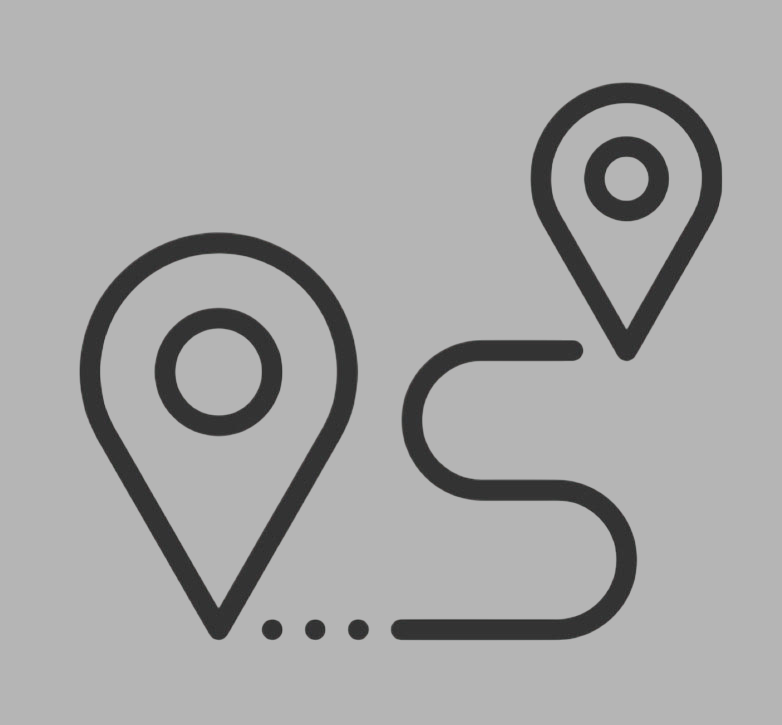
#> input picture indirect.png, 782 x 725 px, given in place of saved_image.jpg, which was not available
$ python vision2.3.py
#> lines starting #> are read from the running program, lines starting #| are printed output that depends on the picture; after the words box and inside, x2 and y2 are one past the last pixel; in counts of white or black regions, pixels touching at a corner belong together; pictures that were not available may be replaced by others from this repository, and a replacement may not be noted
#> (the call stopped at in initialize_robot, `self.mc = MyCobot280("COM5", 115200)`: pymycobot is not available in this run)
### labs/vision.py
import math
import numpy as np
import cv2

class Config_Cam():
    """
    Build trackbar from list of attributes names for configuration.
    Parameters 3 lists:
        names: names of attributes of cam.
        values: current value of attribute
        counts: max values of attributes
    """

    # [15 lines left out: function __init__, not called in this run]

    def on_track(self,x):
        pass

    # [25 lines left out: function main, not called in this run]

class DetectColor():
    """
    Dynamic tracking system. The user chooses with the left button of the mouse which
    color to track.
    Parameters: None.
    Return: None.
    """
    # [49 lines left out: functions __init__, get_color, main, not called in this run]

class FetureMatch:
    """
    Use Orb, Brisk, Kaze, Akaze methods to detect a predefined object.
    Parameters:
        modes: list of methods
        img2Find: A croped image we have 2 find
        img2Search: An image contains few objects includes the croped one.
    Methods:
        compute: Computes the center of mass of the predefined object
        show: Show the img2Search with box around the img2Find
        getCm: Returns dictionary key=methodName value=centerOfMass,#goodPoints
    """

    # [83 lines left out: functions __init__, compute, show, getCm, not called in this run]


class Crop:
    """
    Draws rect with mouse, crop image
    according to the rect.
    Operate: instance.main(pathRead, pathWrite)
    parameters:
    pathRead: raw image
    pathWrite: cropped image
    left button draws rectangle
    right button crop
    """
    def __init__(self, path, n):
#> in main, self.img is the input picture: shape (725, 782, 3); mean B, G, R 166.9, 166.9, 166.9
#> (key q is pressed here)
        self.path = path
        self.n = n
        self.startY=0
        self.startX=0

    # [44 lines left out: function draw_rect, not called in this run]


    """
    Computes center of mass of n objects
    parameters:
        path: path to pic
        n: Number of objects
    """

    def compute(self):
        """
        Computes the center of mass for the n largest contours using moments.
        """
        im = cv2.imread(self.path)
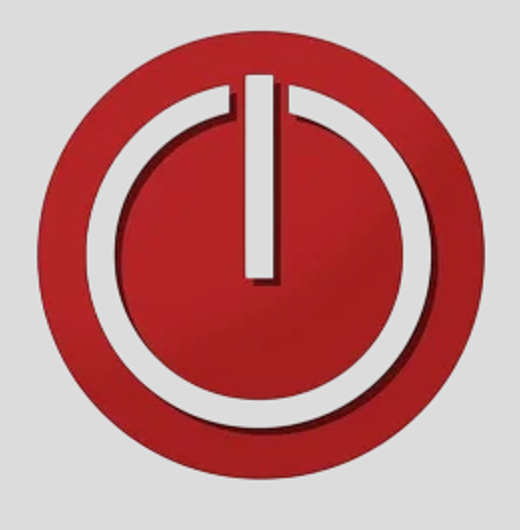
#> input picture poweroff.png, 520 x 530 px, given in place of cropped_image.jpg, which was not available
#> im is the input picture: shape (530, 520, 3); mean B, G, R 135.3, 134.6, 194.9
        imgray = cv2.cvtColor(im, cv2.COLOR_BGR2GRAY)
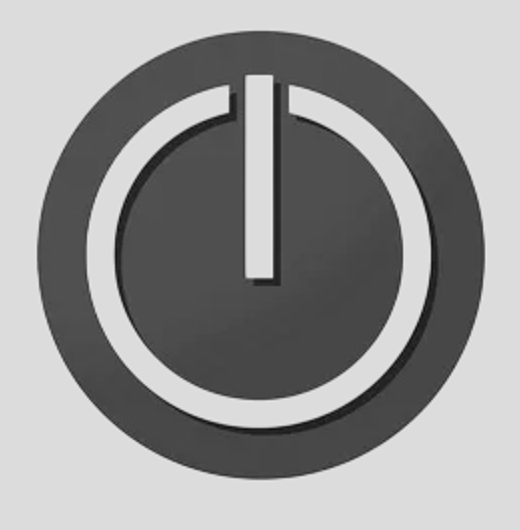
#> imgray: shape (530, 520); min 14, max 233, mean 152.7
        _, thresh = cv2.threshold(imgray, 127, 255, cv2.THRESH_BINARY_INV)
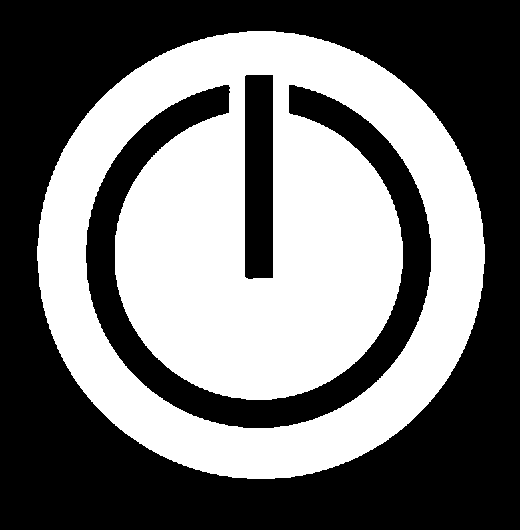
#> thresh: shape (530, 520); 45.5% white; 1 white region

        contours, hierarchy = cv2.findContours(thresh, cv2.RETR_TREE, cv2.CHAIN_APPROX_SIMPLE)
#> contours = 3 contours; box (x1, y1, x2, y2) and area: (37, 31, 485, 479) 156799, (85, 84, 432, 429) 27200, (244, 74, 274, 280) 5916

        mmuyan = sorted(contours, key=lambda c: cv2.arcLength(c, True), reverse=True)
#> mmuyan has the same summary as contours

        self.cms = []
        self.angles = []

        for i in range(min(self.n, len(mmuyan))):
            rect = cv2.minAreaRect(mmuyan[i])
            box = cv2.boxPoints(rect)
            box = np.int64(box)  # Fix applied here

            angle = self.comp_angle(box)

            self.pic = cv2.drawContours(im, [box], 0, (0, 0, 255), 2)
            M = cv2.moments(mmuyan[i])
            if M['m00'] != 0:
                cx = int(M['m10'] / M['m00'])
                cy = int(M['m01'] / M['m00'])
                cx_original = cx + self.startX
                cy_original = cy + self.startY
                print(cx_original,cx,self.startX)
                self.pic = cv2.circle(self.pic, (cx, cy), 3, (0, 255, 0), 2)
                cv2.putText(self.pic, str(round(angle, 2)), (cx, cy), cv2.FONT_HERSHEY_SIMPLEX, 0.5, (100, 100, 100), 2)
                self.cms.append((cx_original, cy_original))
                self.angles.append(angle)
#> this loop made 2 passes
#> (rect, box, dist1 in comp_angle, dist2 in comp_angle, angle, cx, cy) on passes 1 to 2: (((258, 256), (344, 346), -90), [[431, 428], [85, 428], [85, 84], [431, 84]], 346, 344, 90, 257, 264), (((260.5, 254.5), (446.9, 446.9), -45), [[260, 570], [-55, 254], [260, -61], [576, 254]], 446.2, 446.9, 134.9, 260, 254)
#| 257 257 0
#| 260 260 0
#> pass 1, in compute, `self.pic = cv2.drawContours(im, [box], 0, (0, 0, 255), 2)`:
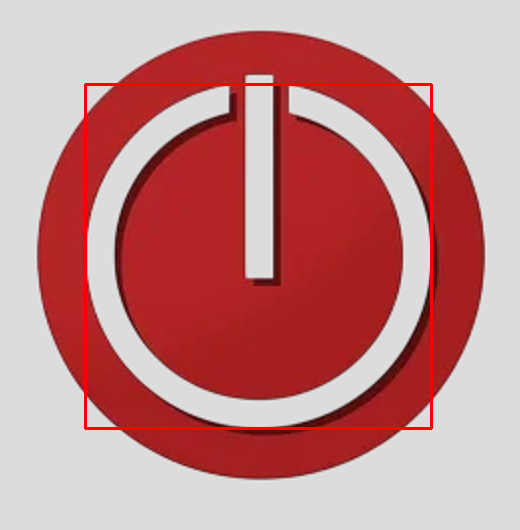
#> self.pic: shape (530, 520, 3); mean B, G, R 134.2, 133.5, 196.2
#> pass 2, in compute, `self.pic = cv2.drawContours(im, [box], 0, (0, 0, 255), 2)`:
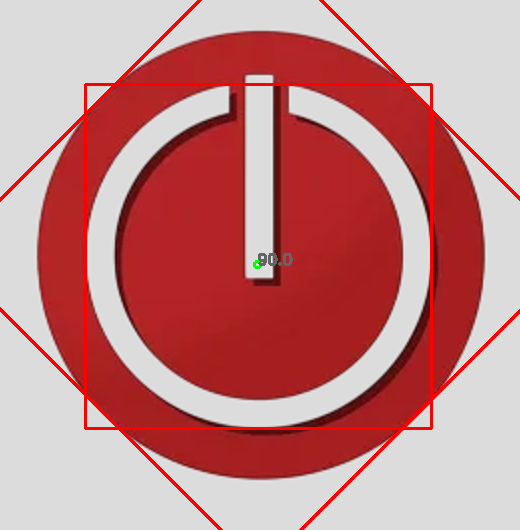
#> self.pic: shape (530, 520, 3); mean B, G, R 131.3, 130.6, 196.7
#> after the loop:
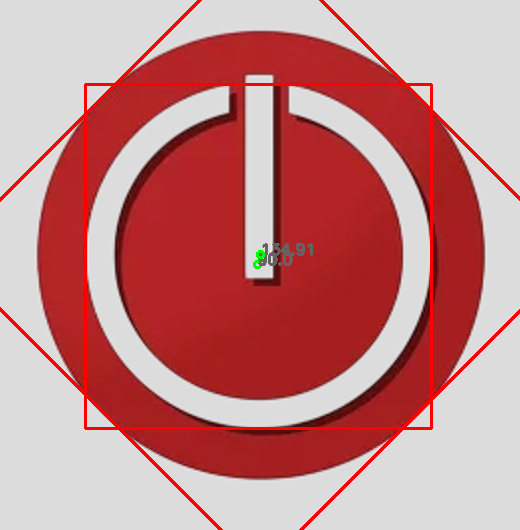
#> im: shape (530, 520, 3); 3.22% of pixels changed, all inside (x1, y1, x2, y2) = (0, 0, 520, 530)
#> after the loop, self.angles = [90, 134.9]; self.cms = [(257, 264), (260, 254)]

    def show(self):
        """
        Shows the image with contours and centroids.
        """
        self.compute()
#> the loop in compute (call 2), `for i in range(min(self.n, len(mmuyan))):` made 2 passes
#| 257 257 0
#| 260 260 0
        cv2.imshow('pic', self.pic)
        cv2.waitKey(0)
        cv2.destroyAllWindows()

    # [6 lines left out: function get_cm, not called in this run]

    def comp_angle(self, box):
        """
        Computes the angle of the object.
        :param box: Contour bounding box
        :return: Angle of the narrow side of the object
        """
        dist1 = np.linalg.norm(box[1] - box[0])
        dist2 = np.linalg.norm(box[3] - box[0])
        if dist1 < dist2:
            cos = np.dot((box[1] - box[0]), (10, 0)) / (dist1 * 10)
            return np.degrees(np.arccos(cos))
        cos = np.dot((box[3] - box[0]), (10, 0)) / (dist2 * 10)
        return np.degrees(np.arccos(cos))

    # [6 lines left out: function get_angles, not called in this run]

    def main(self, pathRead, pathWrite):
        self.img = cv2.imread(pathRead)
        self.original_img = self.img.copy()  # Keep an unmodified version
        self.path = pathWrite
        self.drawing = False  # Initialize drawing state
        cv2.namedWindow('image')
        cv2.setMouseCallback('image', self.draw_rect, param=pathRead)
        while True:
            cv2.imshow('image', self.img)
            k = cv2.waitKey(1) & 0xFF
            if k == 27:  # ESC to exit
                break
        cv2.destroyAllWindows()


# [40 lines left out: function savePic, not called in this run]

### robot_client.py
import json
import socket
import threading
from pymycobot.mycobot280 import MyCobot280
import os
import atexit  # To automatically clean up on program exit
import numpy as np
import time

class RobotClient:
    # Paths to flag files that track robot initialization and server status
    initialized_flag_file = "robot_initialized.flag"
    server_flag_file = "server_running.flag"
    saved_points_file = "saved_points.json"
    process_counter_file = "process_counter.txt"

    def __init__(self, host="localhost", port=5000):
        # Initialize connection and server address
        self.server_address = (host, port)
        # Increment process counter
        self.increment_process_counter()
        # Initialize the robot at the start
        self.initialize_robot()
        self.stop_flag = False

        # Register the cleanup function to delete the flag files when the program ends
        atexit.register(self.clean_up)

        # Start server in a separate thread if the server flag doesn't exist
        if not self.is_server_running():
            self.set_server_running(True)
            self.server_thread = threading.Thread(target=self.start_server, daemon=True)
            self.server_thread.start()

    def start_server(self):
        """
        Starts the server and listens for incoming commands.
        """
        try:
            server = socket.socket(socket.AF_INET, socket.SOCK_STREAM)
            server.bind(self.server_address)
            server.listen(1)
            print(f"Server running on {self.server_address}...")

            while True:
                conn, addr = server.accept()
                command = conn.recv(1024).decode()

                # Stop processing commands if stop_flag is set
                if self.stop_flag:
                    response = json.dumps({"error": "Robot stopped. Command ignored."})
                    conn.send(response.encode())
                    conn.close()
                    continue

                try:
                    # Execute the command
                    result = eval(command)
                    response = json.dumps(result) if result is not None else "Success"
                except Exception as e:
                    response = json.dumps({"error": str(e)})

                conn.send(response.encode())
                conn.close()
        except Exception as e:
            print(f"Error in server: {e}")

    def initialize_robot(self):
        """
        Initializes the robot by creating an instance of MyCobot280.
        This will only happen once, even across multiple processes or threads.
        """
        if not self.is_robot_initialized():
            try:
                # Initialize robot connection
                self.mc = MyCobot280("COM5", 115200)
                self.set_robot_initialized(True)
                print("Robot initialized successfully!")
            except Exception as e:
                print(f"Error initializing robot: {e}")
        else:
            print("Robot has already been initialized.")

    def is_robot_initialized(self):
        """
        Checks if the robot has already been initialized by checking the flag file.
        """
        return os.path.exists(self.initialized_flag_file)

    # [10 lines left out: function set_robot_initialized, not called in this run]

    def is_server_running(self):
        """
        Checks if the server is running by checking the flag file.
        """
        return os.path.exists(self.server_flag_file)

    def set_server_running(self, value):
        """
        Sets the flag file to indicate that the server is running.
        """
        if value:
            with open(self.server_flag_file, 'w') as f:
                f.write("server_running")
        else:
            if os.path.exists(self.server_flag_file):
                os.remove(self.server_flag_file)

    def increment_process_counter(self):
        count = self.get_process_counter()
        with open(self.process_counter_file, 'w') as f:
            f.write(str(count + 1))

    # [6 lines left out: function decrement_process_counter, not called in this run]

    def get_process_counter(self):
        if os.path.exists(self.process_counter_file):
            with open(self.process_counter_file, 'r') as f:
                return int(f.read().strip())
        return 0

    # [64 lines left out: functions clean_up, execute, stop_task, reset_stop, not called in this run]

    def load_saved_points(self):
        """Load saved points from a JSON file."""
        try:
            with open('saved_points.json', 'r') as json_file:
                self.saved_points = json.load(json_file)
        except FileNotFoundError:
            print("No saved points found. Starting with an empty set.")
        except json.JSONDecodeError:
            print("Error decoding saved points JSON.")


    # [8 lines left out: functions set_saved_points, save_saved_points_to_json, not called in this run]


    def calibrate(self,camera_p1, camera_p2, camera_p3, camera_p4,
                  robot_p1, robot_p2, robot_p3, robot_p4):
        """
        Calibrates the transformation matrix from camera to robot coordinates.

        Args:
            camera_p1, camera_p2, camera_p3, camera_p4: [x, y] camera coordinates for four points.
            robot_p1, robot_p2, robot_p3, robot_p4: [x, y, z, rx, ry, rz] robot coordinates for four points.

        Returns:
            Transformation matrix M (3x6) that maps camera coordinates to robot coordinates.
        """
        # Combine the input points into arrays
        camera_points = np.array([camera_p1, camera_p2, camera_p3, camera_p4])
        robot_points = np.array([robot_p1, robot_p2, robot_p3, robot_p4])

        # Add a 1 to each camera point to make it homogeneous coordinates
        camera_coords = np.array([[x, y, 1] for x, y in camera_points])  # 4x3 matrix
        robot_coords = np.array(robot_points)  # 4x6 matrix

        # Solve for transformation matrix M using least squares
        M, _, _, _ = np.linalg.lstsq(camera_coords, robot_coords, rcond=None)

        return M

    # [49 lines left out: functions transform, draw_square_relative, not called in this run]

### labs/vision2.3.py
from robot_client import RobotClient
import vision
import json
import time
client = RobotClient(host="localhost", port=5000)


def main():
    # vision.savePic()
    # crop = vision.Crop()

    camera_p1, camera_p2, camera_p3, camera_p4 = [556, 296], [192, 274], [72, 161], [586, 189]
    robot_p1, robot_p2, robot_p3, robot_p4 = (
        [262.7, 94, 156, -171.8, -0.2, -57.4],
        [233.1, -153.1, 156, -171.8, 0.3, -110.4],
        [142, -240.1, 156, -171.8, -0.1, -136.5],
        [185.6, 130.7, 151.3, -171.7, 0.1, -39],
    )
    M = client.calibrate(camera_p1, camera_p2, camera_p3, camera_p4,
                         robot_p1, robot_p2, robot_p3, robot_p4)
    input_image_path = "saved_image.jpg"  # Replace with your image path
    cropped_image_path = "cropped_image.jpg"  # Path to save the cropped region
    # Create an instance of the Crop class
    num_contours=2

     # Detect contours for two objects in the cropped region
    contour_tool = vision.Crop(path=cropped_image_path, n=num_contours)
    contour_tool.main(input_image_path, cropped_image_path)
    contour_tool.compute()  # Detect contours in the cropped region

    contour_tool.show()  # Display results

    client.load_saved_points()

#> (the run stopped early here; a loop or call above may not have finished)
